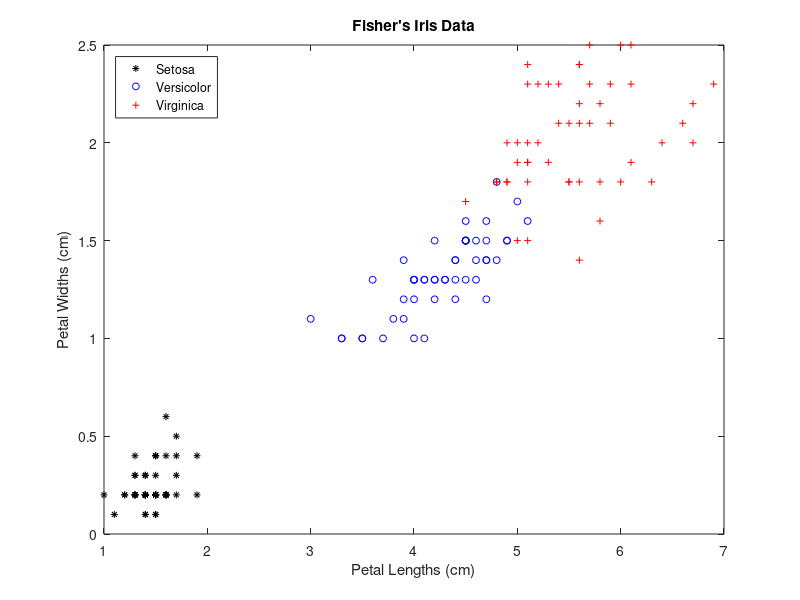
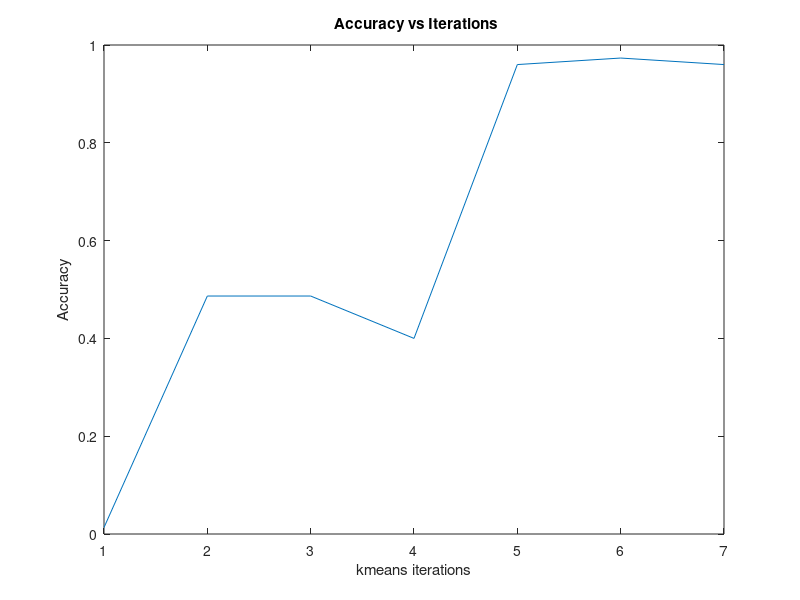
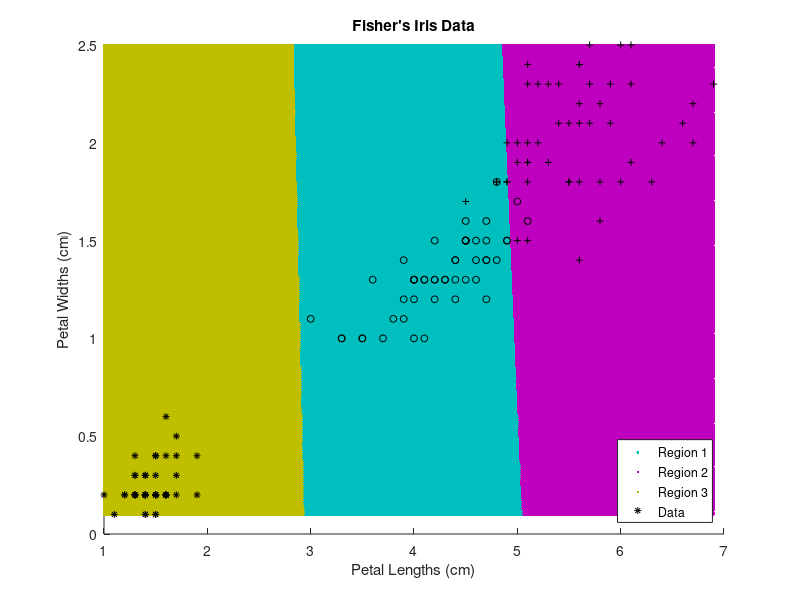

Write the MATLAB code that produced these figures, in order.
load fisheriris
X = meas(:,3:4);
setosa_idx = strcmp(species,"setosa");
versicolor_idx = strcmp(species,"versicolor");
virginica_idx = strcmp(species,"virginica");

SETOSA = X(setosa_idx,:);
VERSICOLOR = X(versicolor_idx,:);
VIRGINICA = X(virginica_idx,:);

figure;
plot(SETOSA(:,1),SETOSA(:,2),'k*','MarkerSize',5);
hold on 
plot(VERSICOLOR(:,1),VERSICOLOR(:,2),'bo','MarkerSize',5);
hold on 
plot(VIRGINICA(:,1),VIRGINICA(:,2),'r+','MarkerSize',5);
title 'Fisher''s Iris Data';
xlabel 'Petal Lengths (cm)'; 
ylabel 'Petal Widths (cm)';
legend('Setosa','Versicolor','Virginica','Location','northwest')

%% 
% rng(1); % For reproducibility

Cs = {};
Cs{1} = [6 2  ; 1.5  0.3   ; 4 1];
Cs{2} = [5.2 2.5; 4.4 1.25; 3.8 5.5];
Cs{3} = [5   2.4; 4.6 1.45; 3.3 3.5];
Cs{4} = [4.5 2.1; 4.8 1.55; 3.2 3.2];
Cs{5} = [4.2 1.8; 5.2 1.78; 2.5 2.1];
Cs{6} = [4.1 1.4; 5.5 1.89; 1.8 1.05];
Cs{7} = [4   1  ; 6   2   ; 1.5 0.3];
gnd_truth = repelem([3;1;2],50,1);
accs = [];
CONFMATS = {};
for i = 1:7
[idx,C_new] = kmeans(X,3,'MaxIter',1,'Start',Cs{i});
confusion_matrix = confusionmat(gnd_truth,idx);
accuracy = sum(diag(confusion_matrix)) / size(X,1);
C_old = C_new;
accs(end+1) = accuracy;
CONFMATS{end+1} = confusion_matrix;
end
figure
plot(accs)
title({'\bf Accuracy vs Iterations'})
ylabel('Accuracy')
xlabel('kmeans iterations')
%%
x1 = min(X(:,1)):0.01:max(X(:,1));
x2 = min(X(:,2)):0.01:max(X(:,2));
[x1G,x2G] = meshgrid(x1,x2);
XGrid = [x1G(:),x2G(:)]; % Defines a fine grid on the plot

idx2Region = kmeans(XGrid,3,'MaxIter',1,'Start',C_new);
    % Assigns each node in the grid to the closest centroid
    
figure;
gscatter(XGrid(:,1),XGrid(:,2),idx2Region,...
    [0,0.75,0.75;0.75,0,0.75;0.75,0.75,0],'..');
hold on;
plot(X(setosa_idx,1),X(setosa_idx,2),'k*','MarkerSize',5);
hold on 
plot(X(versicolor_idx,1),X(versicolor_idx,2),'ko','MarkerSize',5);
hold on 
plot(X(virginica_idx,1),X(virginica_idx,2),'k+','MarkerSize',5);title 'Fisher''s Iris Data';
xlabel 'Petal Lengths (cm)';
ylabel 'Petal Widths (cm)'; 
legend('Region 1','Region 2','Region 3','Data','Location','SouthEast');
hold off;
